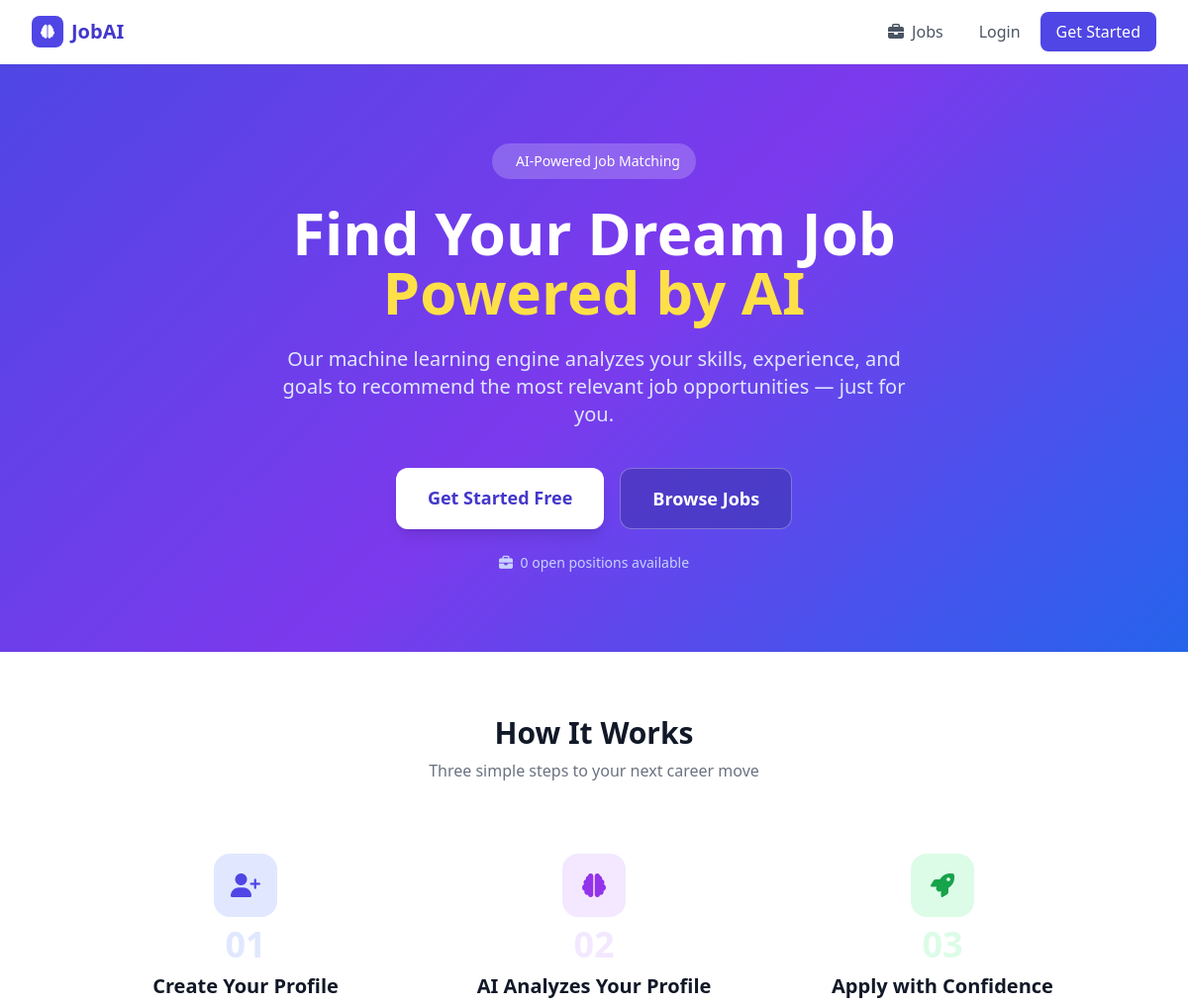
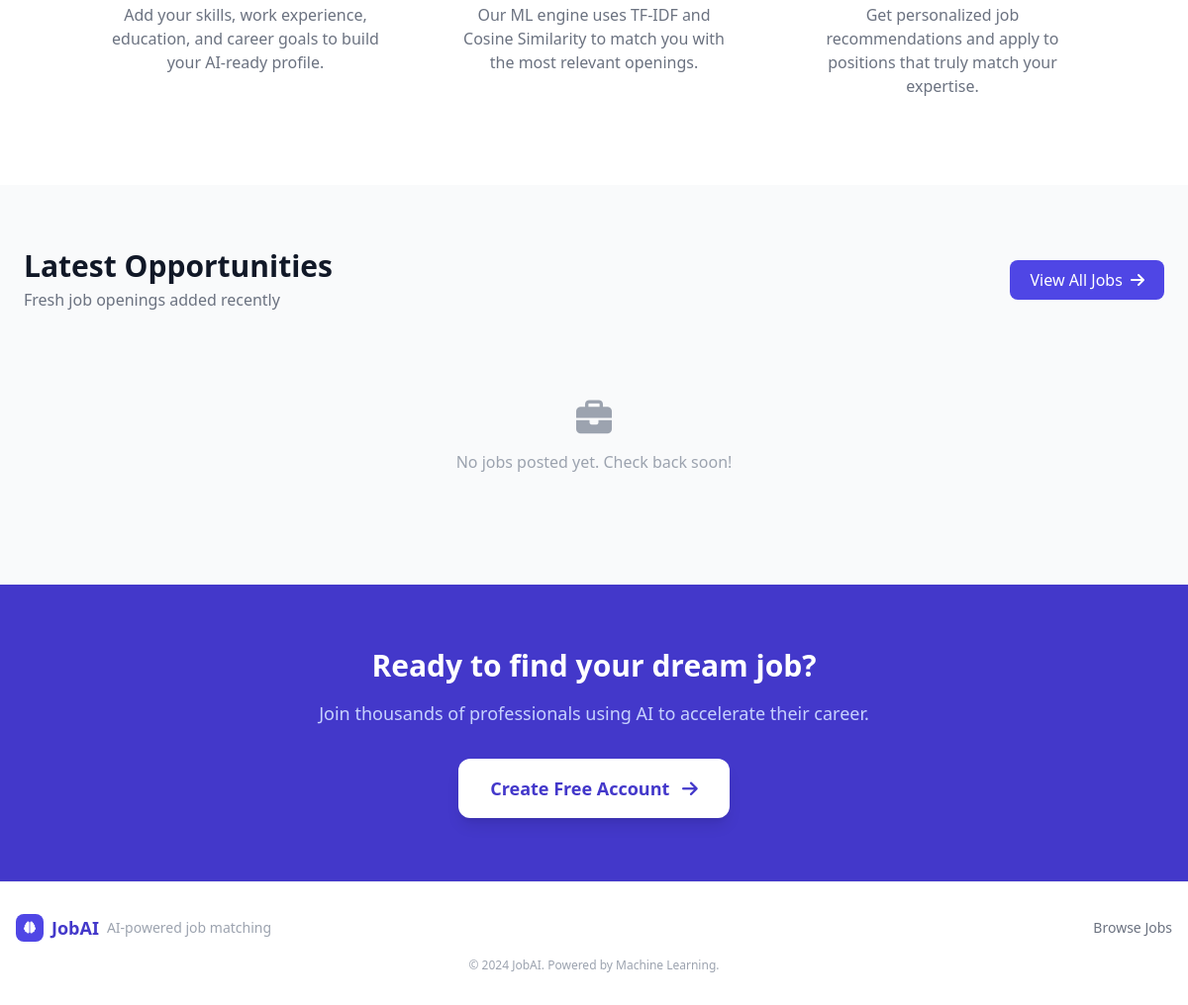
/, run on an earlier commit of the app's database (2 pictures, top to bottom).
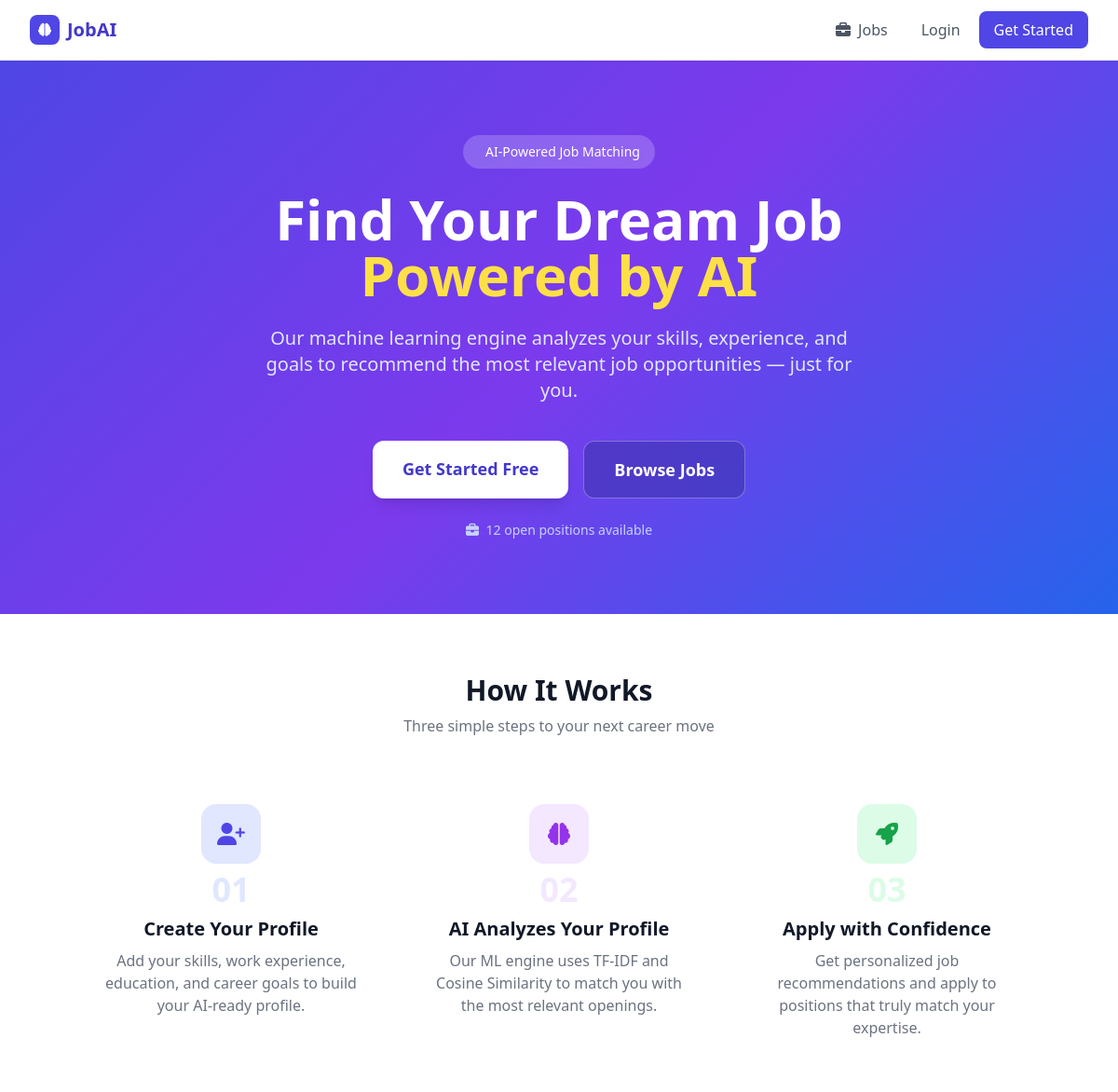
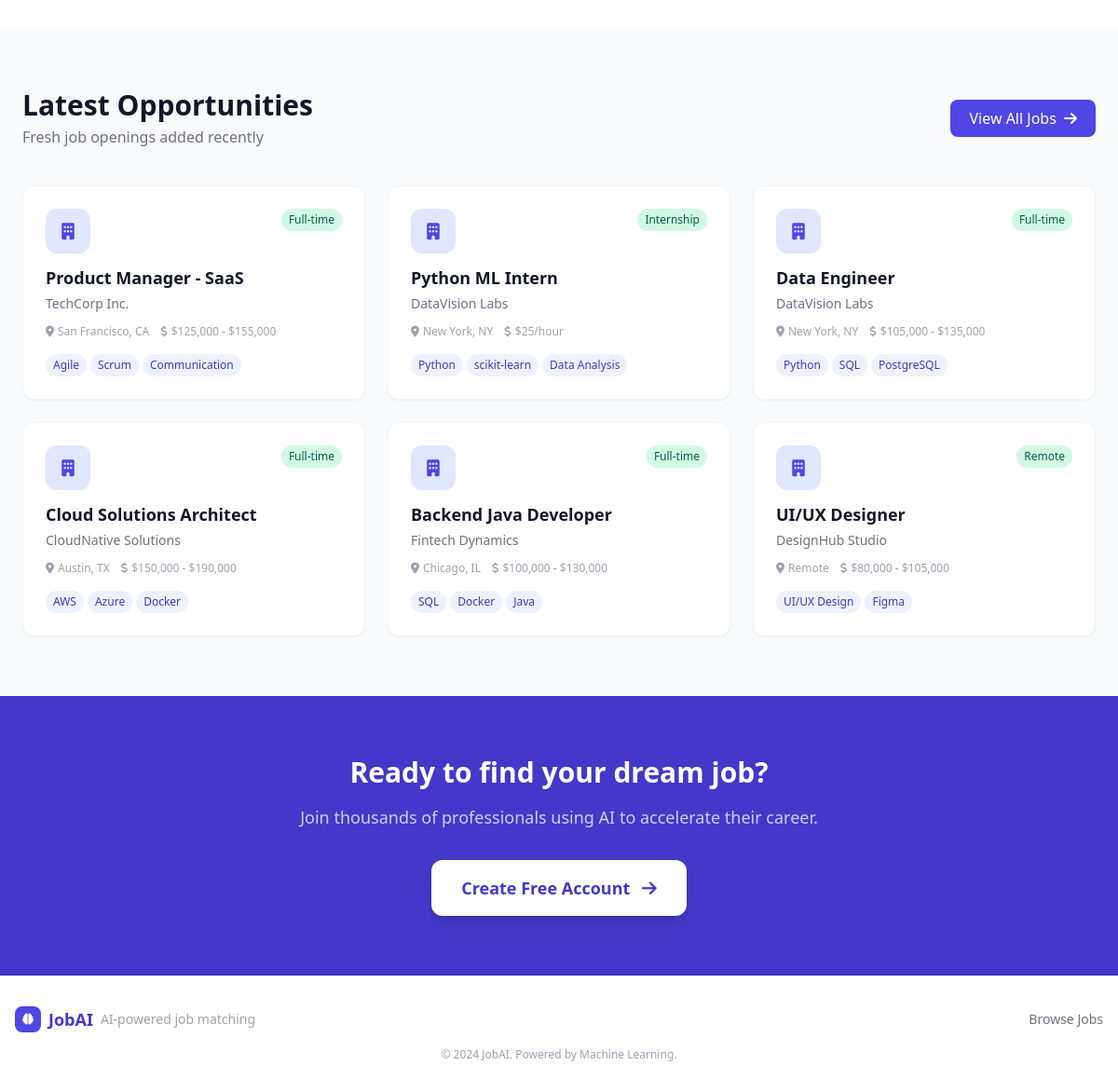
And on a later commit of the database (2 pictures, top to bottom).
### jobs/models.py (models this page shows, shortened)
class Job(models.Model):
    JOB_TYPE_CHOICES = [
        ('Full-time', 'Full-time'),
        ('Part-time', 'Part-time'),
        ('Remote', 'Remote'),
        ('Contract', 'Contract'),
        ('Internship', 'Internship'),
    ]
    title = models.CharField(max_length=200)
    company = models.ForeignKey(Company, on_delete=models.CASCADE, null=True, blank=True)
    description = models.TextField()
    company_name = models.CharField(max_length=200)
    location = models.CharField(max_length=100)
    salary_range = models.CharField(max_length=50, blank=True)
    job_type = models.CharField(max_length=20, choices=JOB_TYPE_CHOICES, default='Full-time')
    posted_date = models.DateTimeField(auto_now_add=True)
    category = models.ForeignKey(JobCategory, on_delete=models.SET_NULL, null=True, blank=True)
    required_skills = models.ManyToManyField(Skill, blank=True)
    required_experience = models.IntegerField(default=0)
    status = models.CharField(max_length=20, choices=[('Open', 'Open'), ('Closed', 'Closed')], default='Open')
    class Meta:
        ordering = ['-posted_date']

### skill/models.py (models this page shows, shortened)
class Skill(models.Model):
    name = models.CharField(max_length=100, unique=True)
    category = models.CharField(max_length=50) # e.g., 'Programming', 'Soft Skill'
    description = models.TextField(blank=True) # For better TF-IDF matching

### accounts/views.py (the view)
# urls.py: path('', account_views.home, name='home'),
def home(request):
    recent_jobs = Job.objects.filter(status='Open').order_by('-posted_date')[:6]
    total_jobs = Job.objects.filter(status='Open').count()
    return render(request, 'home.html', {'recent_jobs': recent_jobs, 'total_jobs': total_jobs})

### templates/home.html (shortened to what this page needs)
{% extends 'base.html' %}
{% block content %}
<section class="gradient-hero text-white py-20 px-4">
    <div class="max-w-5xl mx-auto text-center">
        <div class="inline-flex items-center space-x-2 bg-white bg-opacity-20 rounded-full px-4 py-2 mb-6">
            <span class="text-sm font-medium">AI-Powered Job Matching</span>
        </div>
        <h1 class="text-4xl md:text-6xl font-extrabold mb-6 leading-tight">
            Find Your Dream Job<br>
            <span class="text-yellow-300">Powered by AI</span>
        </h1>
        <p class="text-xl text-indigo-100 mb-10 max-w-2xl mx-auto">
            Our machine learning engine analyzes your skills, experience, and goals to recommend the most relevant job opportunities — just for you.
        </p>
        <div class="flex flex-col sm:flex-row gap-4 justify-center">
            {% if user.is_authenticated %}
            <a href="{% url 'recommendations' %}" class="px-8 py-4 bg-white text-indigo-700 font-bold rounded-xl hover:bg-indigo-50 transition shadow-lg text-lg">
                <i class="fas fa-magic mr-2"></i> See My AI Picks
            </a>
            <a href="{% url 'job_list' %}" class="px-8 py-4 bg-indigo-800 bg-opacity-50 text-white font-bold rounded-xl hover:bg-opacity-70 transition border border-white border-opacity-30 text-lg">
                Browse All Jobs
            </a>
            {% else %}
            <a href="{% url 'register' %}" class="px-8 py-4 bg-white text-indigo-700 font-bold rounded-xl hover:bg-indigo-50 transition shadow-lg text-lg">
                Get Started Free
            </a>
            <a href="{% url 'job_list' %}" class="px-8 py-4 bg-indigo-800 bg-opacity-50 text-white font-bold rounded-xl hover:bg-opacity-70 transition border border-white border-opacity-30 text-lg">
                Browse Jobs
            </a>
            {% endif %}
        </div>
        <p class="mt-6 text-indigo-200 text-sm"><i class="fas fa-briefcase mr-1"></i> {{ total_jobs }} open positions available</p>
    </div>
</section>
<section class="py-16 px-4 bg-white">
    <div class="max-w-5xl mx-auto">
        <h2 class="text-3xl font-bold text-center text-gray-900 mb-2">How It Works</h2>
        <p class="text-center text-gray-500 mb-12">Three simple steps to your next career move</p>
        <div class="grid grid-cols-1 md:grid-cols-3 gap-8">
            <div class="text-center p-6">
                <div class="w-16 h-16 bg-indigo-100 rounded-2xl flex items-center justify-center mx-auto mb-4">
                    <i class="fas fa-user-plus text-indigo-600 text-2xl"></i>
                </div>
                <div class="text-4xl font-black text-indigo-100 -mt-2 mb-2">01</div>
                <h3 class="text-xl font-bold text-gray-900 mb-2">Create Your Profile</h3>
                <p class="text-gray-500">Add your skills, work experience, education, and career goals to build your AI-ready profile.</p>
            </div>
            <div class="text-center p-6">
                <div class="w-16 h-16 bg-purple-100 rounded-2xl flex items-center justify-center mx-auto mb-4">
                    <i class="fas fa-brain text-purple-600 text-2xl"></i>
                </div>
                <div class="text-4xl font-black text-purple-100 -mt-2 mb-2">02</div>
                <h3 class="text-xl font-bold text-gray-900 mb-2">AI Analyzes Your Profile</h3>
                <p class="text-gray-500">Our ML engine uses TF-IDF and Cosine Similarity to match you with the most relevant openings.</p>
            </div>
            <div class="text-center p-6">
                <div class="w-16 h-16 bg-green-100 rounded-2xl flex items-center justify-center mx-auto mb-4">
                    <i class="fas fa-rocket text-green-600 text-2xl"></i>
                </div>
                <div class="text-4xl font-black text-green-100 -mt-2 mb-2">03</div>
                <h3 class="text-xl font-bold text-gray-900 mb-2">Apply with Confidence</h3>
                <p class="text-gray-500">Get personalized job recommendations and apply to positions that truly match your expertise.</p>
            </div>
        </div>
    </div>
</section>
<section class="py-16 px-4 bg-gray-50">
    <div class="max-w-6xl mx-auto">
        <div class="flex justify-between items-center mb-10">
            <div>
                <h2 class="text-3xl font-bold text-gray-900">Latest Opportunities</h2>
                <p class="text-gray-500 mt-1">Fresh job openings added recently</p>
            </div>
            <a href="{% url 'job_list' %}" class="px-5 py-2 bg-indigo-600 text-white rounded-lg font-medium hover:bg-indigo-700 transition hidden md:block">
                View All Jobs <i class="fas fa-arrow-right ml-1"></i>
            </a>
        </div>
        <div class="grid grid-cols-1 md:grid-cols-2 lg:grid-cols-3 gap-6">
            {% for job in recent_jobs %}
            <a href="{% url 'job_detail' job.id %}" class="bg-white rounded-xl shadow-sm border border-gray-100 p-6 card-hover block">
                <div class="flex justify-between items-start mb-3">
                    <div class="w-12 h-12 bg-indigo-100 rounded-xl flex items-center justify-center">
                        <i class="fas fa-building text-indigo-600 text-lg"></i>
                    </div>
                    <span class="text-xs px-2 py-1 rounded-full badge-green font-medium">{{ job.job_type }}</span>
                </div>
                <h3 class="font-bold text-gray-900 text-lg mb-1">{{ job.title }}</h3>
                <p class="text-gray-500 text-sm mb-3">{{ job.company_name }}</p>
                <div class="flex items-center gap-3 text-xs text-gray-400 mb-4">
                    <span><i class="fas fa-map-marker-alt mr-1"></i>{{ job.location }}</span>
                    {% if job.salary_range %}<span><i class="fas fa-dollar-sign mr-1"></i>{{ job.salary_range }}</span>{% endif %}
                </div>
                {% if job.required_skills.all %}
                <div class="flex flex-wrap gap-1">
                    {% for skill in job.required_skills.all|slice:":3" %}
                    <span class="text-xs px-2 py-1 bg-indigo-50 text-indigo-700 rounded-full">{{ skill.name }}</span>
                    {% endfor %}
                </div>
                {% endif %}
            </a>
            {% empty %}
            <div class="col-span-3 text-center py-12 text-gray-400">
                <i class="fas fa-briefcase text-4xl mb-3"></i>
                <p>No jobs posted yet. Check back soon!</p>
            </div>
            {% endfor %}
        </div>
    </div>
</section>
{% if not user.is_authenticated %}
<section class="py-16 px-4 bg-indigo-700 text-white">
    <div class="max-w-4xl mx-auto text-center">
        <h2 class="text-3xl font-bold mb-4">Ready to find your dream job?</h2>
        <p class="text-indigo-200 mb-8 text-lg">Join thousands of professionals using AI to accelerate their career.</p>
        <a href="{% url 'register' %}" class="inline-block px-8 py-4 bg-white text-indigo-700 font-bold rounded-xl hover:bg-indigo-50 transition shadow-lg text-lg">
            Create Free Account <i class="fas fa-arrow-right ml-2"></i>
        </a>
    </div>
</section>
{% endif %}
{% endblock %}

### templates/base.html (shortened to what this page needs)
<!DOCTYPE html>
<html lang="en">
<head>
    <script src="https://cdn.tailwindcss.com"></script>
    <link rel="stylesheet" href="https://cdnjs.cloudflare.com/ajax/libs/font-awesome/6.4.0/css/all.min.css">
</head>
<body class="bg-gray-50 min-h-screen flex flex-col">
<nav class="bg-white shadow-sm border-b border-gray-100 sticky top-0 z-50">
    <div class="max-w-7xl mx-auto px-4 sm:px-6 lg:px-8">
        <div class="flex justify-between h-16 items-center">
            <a href="{% url 'home' %}" class="flex items-center space-x-2">
                <div class="w-8 h-8 bg-indigo-600 rounded-lg flex items-center justify-center">
                    <i class="fas fa-brain text-white text-sm"></i>
                </div>
                <span class="text-xl font-bold text-indigo-700">JobAI</span>
            </a>
            <div class="hidden md:flex items-center space-x-1">
                <a href="{% url 'job_list' %}" class="px-4 py-2 text-gray-600 hover:text-indigo-600 hover:bg-indigo-50 rounded-lg font-medium transition">
                    <i class="fas fa-briefcase mr-1"></i> Jobs
                </a>
                {% if user.is_authenticated %}
                <a href="{% url 'recommendations' %}" class="px-4 py-2 text-gray-600 hover:text-indigo-600 hover:bg-indigo-50 rounded-lg font-medium transition">
                    <i class="fas fa-magic mr-1"></i> AI Picks
                </a>
                <a href="{% url 'profile_view' %}" class="px-4 py-2 text-gray-600 hover:text-indigo-600 hover:bg-indigo-50 rounded-lg font-medium transition">
                    <i class="fas fa-user mr-1"></i> Profile
                </a>
                <a href="{% url 'my_applications' %}" class="px-4 py-2 text-gray-600 hover:text-indigo-600 hover:bg-indigo-50 rounded-lg font-medium transition">
                    <i class="fas fa-file-alt mr-1"></i> Applications
                </a>
                <div class="relative ml-2 flex items-center space-x-2">
                    <a href="{% url 'dashboard' %}" class="flex items-center space-x-2 px-3 py-2 bg-indigo-50 rounded-lg hover:bg-indigo-100 transition">
                        <div class="w-7 h-7 bg-indigo-600 rounded-full flex items-center justify-center">
                            <span class="text-white text-xs font-bold">{{ user.username|first|upper }}</span>
                        </div>
                        <span class="text-gray-700 font-medium text-sm">{{ user.first_name|default:user.username }}</span>
                    </a>
                    <a href="{% url 'logout' %}" class="px-3 py-2 text-gray-500 hover:text-red-500 transition text-sm">
                        <i class="fas fa-sign-out-alt"></i>
                    </a>
                </div>
                {% else %}
                <a href="{% url 'login' %}" class="px-4 py-2 text-gray-600 hover:text-indigo-600 font-medium transition">Login</a>
                <a href="{% url 'register' %}" class="px-4 py-2 bg-indigo-600 text-white rounded-lg font-medium hover:bg-indigo-700 transition">Get Started</a>
                {% endif %}
            </div>
        </div>
    </div>
</nav>
<main class="flex-1">
    {% block content %}{% endblock %}
</main>
<footer class="bg-white border-t border-gray-100 mt-auto">
    <div class="max-w-7xl mx-auto px-4 py-8">
        <div class="flex flex-col md:flex-row justify-between items-center">
            <div class="flex items-center space-x-2 mb-4 md:mb-0">
                <div class="w-7 h-7 bg-indigo-600 rounded-lg flex items-center justify-center">
                    <i class="fas fa-brain text-white text-xs"></i>
                </div>
                <span class="text-lg font-bold text-indigo-700">JobAI</span>
                <span class="text-gray-400 text-sm ml-2">AI-powered job matching</span>
            </div>
            <div class="flex space-x-6 text-sm text-gray-500">
                <a href="{% url 'job_list' %}" class="hover:text-indigo-600">Browse Jobs</a>
            </div>
        </div>
        <p class="text-center text-gray-400 text-xs mt-4">&copy; 2024 JobAI. Powered by Machine Learning.</p>
    </div>
</footer>
</body>
</html>

### templates/base.html (style rules this page uses)
.gradient-hero { background: linear-gradient(135deg, #4f46e5 0%, #7c3aed 50%, #2563eb 100%); }
.card-hover { transition: transform 0.2s, box-shadow 0.2s; }
.badge-green { background:#d1fae5; color:#065f46; }

What changed in the data, as far as the page shows it:
added Job: job_type "Full-time", title "Product Manager - SaaS", company_name "TechCorp Inc.", location "San Francisco, CA", salary_range "$125,000 - $155,000"
added Skill: name "Agile", shown under "Full-time"
added Skill: name "Scrum", shown under "Full-time"
added Skill: name "Communication", shown under "Full-time"
added Job: job_type "Internship", title "Python ML Intern", company_name "DataVision Labs", location "New York, NY", salary_range "$25/hour"
added Skill: name "Python"
added Skill: name "scikit-learn", shown under "Internship"
added Skill: name "Data Analysis", shown under "Internship"
added Job: job_type "Full-time", title "Data Engineer", company_name "DataVision Labs", location "New York, NY", salary_range "$105,000 - $135,000"
added Skill: name "SQL"
added Skill: name "PostgreSQL", shown under "Full-time"
added Job: job_type "Full-time", title "Cloud Solutions Architect", company_name "CloudNative Solutions", location "Austin, TX", salary_range "$150,000 - $190,000"
added Skill: name "AWS", shown under "Full-time"
added Skill: name "Azure", shown under "Full-time"
added Skill: name "Docker"
added Job: job_type "Full-time", title "Backend Java Developer", company_name "Fintech Dynamics", location "Chicago, IL", salary_range "$100,000 - $130,000"
added Skill: name "Java", shown under "Full-time"
added Job: job_type "Remote", title "UI/UX Designer", company_name "DesignHub Studio", location "Remote", salary_range "$80,000 - $105,000"
added Skill: name "UI/UX Design", shown under "Remote"
added Skill: name "Figma", shown under "Remote"
Also different on the page:
{{ total_jobs }}: "0" → "12"
text no longer shown: "No jobs posted yet. Check back soon!"
